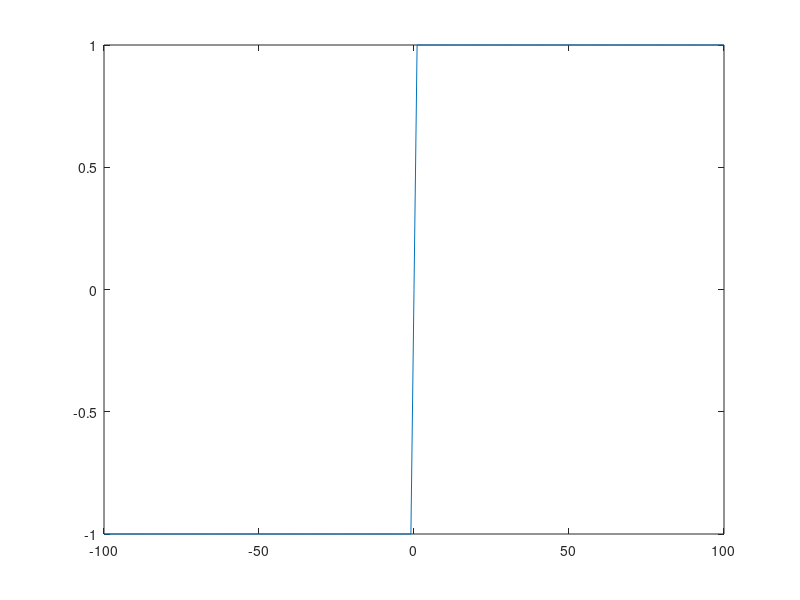

Reproduce this figure in MATLAB.
clc
clear all
close all
x= -100:1:100;
y(201)=0;
for i=1:201
    if x(i)<0
        y(i)=-1;
    elseif x(i)>0
            y(i)=1;
    else
        y(i)=0;
    end
end
plot(x,y)
    